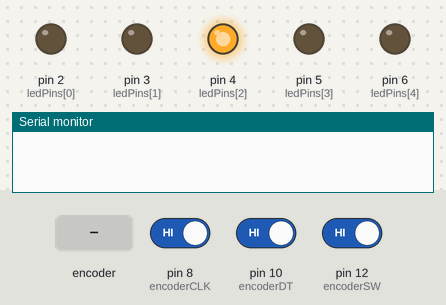
The sketch below on a simulated Arduino Uno, built with avr-gcc and run on an emulated ATmega328P. Shown: output pins drawn as LEDs (lit = HIGH), the last lines printed to the serial monitor. The inputs (shaded band) are chosen by the test bench; at power-on: pin 12 (encoderSW) HIGH, pin 8 (encoderCLK) HIGH, pin 10 (encoderDT) HIGH.

Above: at 1.2 s.
1.3 s: rotary encoder on pin 8 (encoderCLK) / pin 10 (encoderDT) turned 1 step (first pin leading)
At 1.7 s:
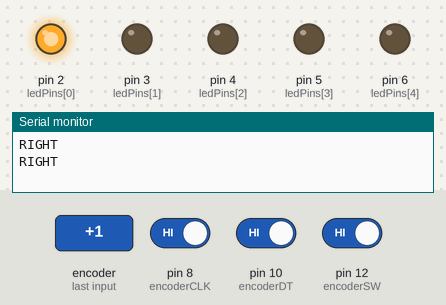
3.0 s: rotary encoder on pin 8 (encoderCLK) / pin 10 (encoderDT) turned 2 steps (second pin leading)
At 4.1 s:
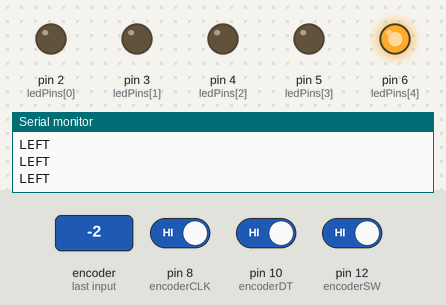
4.9 s: pin 12 (encoderSW) driven LOW
At 6.2 s:
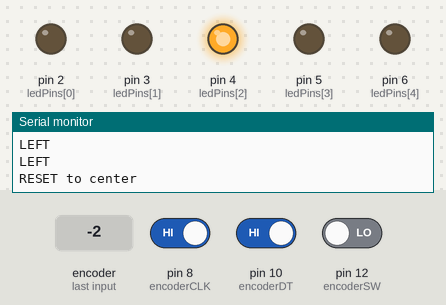
Timing chart, 0 to 7.9 s (numbered marks = the images above; inputs shaded):
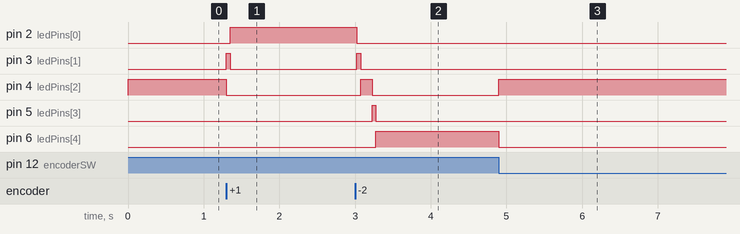

The sketch:

6-1.1.ino
```cpp
// ----- LED Setup -----
const int ledPins[] = {2, 3, 4, 5, 6};
const int numLeds = 5;
int ledPosition = 2;   // start in center

// ----- Rotary Encoder Pins -----
const int encoderCLK = 8;    // A
const int encoderDT  = 10;   // B
const int encoderSW  = 12;   // Push button

// ----- Encoder State -----
int lastCLK;
bool lastSW = HIGH;

void setup() {
  Serial.begin(9600);

  // LED pins
  for (int i = 0; i < numLeds; i++) {
    pinMode(ledPins[i], OUTPUT);
  }

  // Encoder pins
  pinMode(encoderCLK, INPUT_PULLUP);
  pinMode(encoderDT,  INPUT_PULLUP);
  pinMode(encoderSW,  INPUT_PULLUP);

  lastCLK = digitalRead(encoderCLK);
}

void loop() {

  // ----- ROTARY ENCODER ROTATION -----
  int currentCLK = digitalRead(encoderCLK);

  if (currentCLK != lastCLK) {
    if (digitalRead(encoderDT) != currentCLK) {
      // Clockwise → move right
      if (ledPosition > 0) {
        ledPosition--;
      }
      Serial.println("RIGHT");
    } else {
      // Counter‑clockwise → move left
      if (ledPosition < numLeds - 1) {
        ledPosition++;
      }
      Serial.println("LEFT");
    }
  }

  lastCLK = currentCLK;

  // ----- ENCODER BUTTON (RESET TO CENTER) -----
  bool swState = digitalRead(encoderSW);
  if (lastSW == HIGH && swState == LOW) {
    ledPosition = 2;
    Serial.println("RESET to center");
  }
  lastSW = swState;

  // ----- DISPLAY LED -----
  for (int i = 0; i < numLeds; i++) {
    digitalWrite(ledPins[i], i == ledPosition ? HIGH : LOW);
  }
}
```

Measured:
- after the input at 1.3 s, pin 2 (ledPins[0]): LOW → HIGH after 0.05 s; pin 3 (ledPins[1]): LOW → HIGH at once, → LOW 0.05 s later; pin 4 (ledPins[2]): HIGH → LOW at once
- after the input at 3.0 s, pin 2 (ledPins[0]): HIGH → LOW at once; pin 3 (ledPins[1]): LOW → HIGH at once, → LOW 0.05 s later; pin 4 (ledPins[2]): LOW → HIGH after 0.08 s, → LOW 0.15 s later; pin 5 (ledPins[3]): LOW → HIGH after 0.23 s, → LOW 0.05 s later; pin 6 (ledPins[4]): LOW → HIGH after 0.28 s
- after the input at 4.9 s, pin 4 (ledPins[2]): LOW → HIGH at once; pin 6 (ledPins[4]): HIGH → LOW at once
